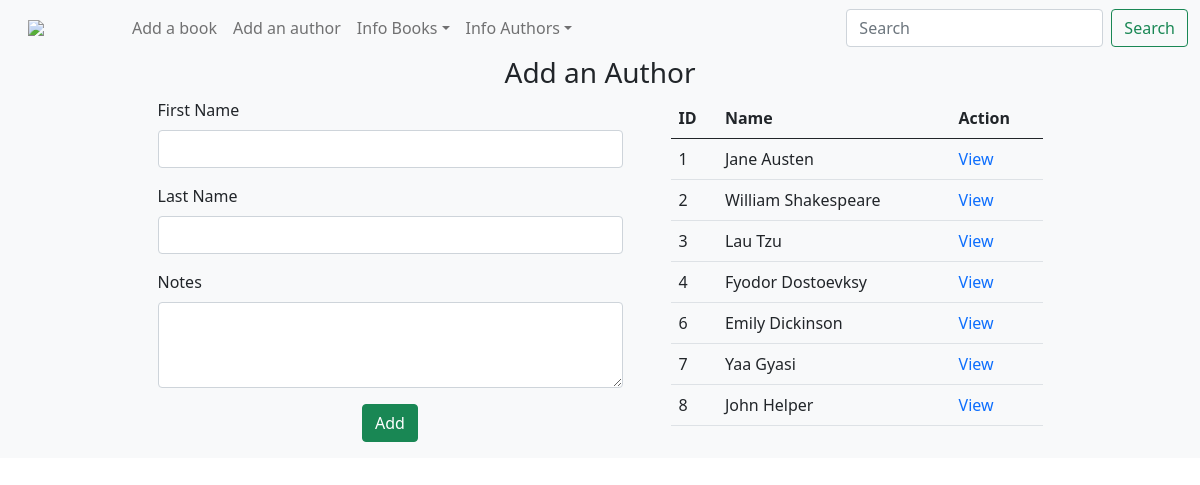
The app's page /authors with its own data.
### books_authors_app/models.py (models this page shows, shortened)
class Author(models.Model):
    first_name = models.CharField(max_length=45)
    last_name = models.CharField(max_length=45)
    notes = models.TextField(null=True, blank=True)
    books = models.ManyToManyField(Book, related_name="authors")
    created_at = models.DateTimeField(auto_now_add=True)
    updated_at = models.DateTimeField(auto_now=True)

### books_authors_app/views.py (the view)
# urls.py: path('authors', views.authors, name="authors"),
def authors(request):
    context = {
        'authors': Author.objects.all(),
    }
    return render(request, "books_authors_app/authors.html", context)

### books_authors_app/templates/books_authors_app/authors.html (shortened to what this page needs)
{% extends "books_authors_app/base.html" %}
{% block subtitle %}Add an Author{% endblock %}
{% block content %}
<div class="container d-flex justify-content-center">
    <div class="col-5">
       <form action="/addauthor" method="POST">
            <div class="mb-3">
                <label for="first_name" class="form-label">First Name</label>
                <input class="form-control" name="first_name" id="first_name" type="text">
            </div>
            <div class="mb-3">
                <label for="last_name" class="form-label">Last Name</label>
                <input class="form-control" name="last_name" id="last_name" type="text">
            </div>
            <div class="mb-3">
                <label for="notes" class="form-label">Notes</label>
                <textarea class="form-control" name="notes" id="notes" type="text" rows="3"></textarea>
            </div>
            <div class="mb-3 container d-flex justify-content-center">
                <input class="btn btn-success" value="Add" type="submit">
            </div>
       </form>
    </div>
    <div class="col-4 ms-5">
        <table class="table table-hover">
            <thead>
                <th>ID</th>
                <th>Name</th>
                <th>Action</th>
            </thead>
            <tbody>
                {% for author in authors %}
                <tr>
                    <td>{{author.id}}</td>
                    <td>{{author.first_name}} {{author.last_name}}</td>
                    <td><a class="text-decoration-none" href="/authors/{{author.id}}">View</a></td>
                </tr>
                {% endfor %}
            </tbody>
        </table>
    </div>
</div>
{% endblock %}

### records on screen
Author: id "1", first_name "Jane", last_name "Austen"
Author: id "2", first_name "William", last_name "Shakespeare"
Author: id "3", first_name "Lau", last_name "Tzu"
Author: id "4", first_name "Fyodor", last_name "Dostoevksy"
Author: id "6", first_name "Emily", last_name "Dickinson"
Author: id "7", first_name "Yaa", last_name "Gyasi"
Author: id "8", first_name "John", last_name "Helper"
